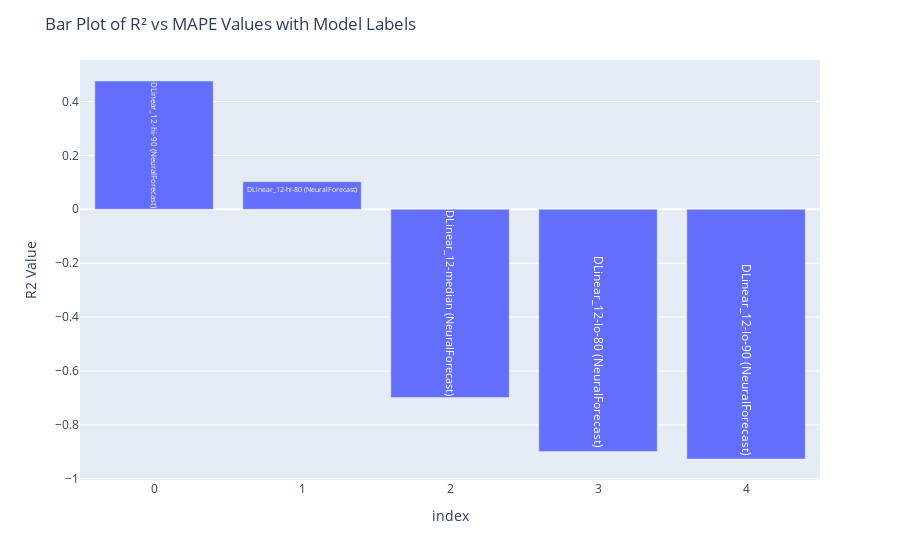

The cell this chart's notebook holds for it:
### Code cell
# Assuming df_results contains columns 'R2', 'MAPE', and 'Model'
fig = px.bar(df_results, y='R2 Score', text='Model')

fig.update_layout(
    title='Bar Plot of R² vs MAPE Values with Model Labels',
    xaxis_title='index',
    yaxis_title='R2 Value'
)

fig.show()

### Figure 1 — Plotly figure (JSON) as saved in the notebook; plotly's stock layout.template omitted (floating-point values rounded to 4 significant figures)
{"data": [{"alignmentgroup": "True", "hovertemplate": "_index=%{x}<br>R2 Score=%{y}<br>Model=%{text}<extra></extra>", "legendgroup": "", "marker": {"color": "#636efa", "pattern": {"shape": ""}}, "name": "", "offsetgroup": "", "orientation": "v", "showlegend": false, "text": ["DLinear_12-hi-90 (NeuralForecast)", "DLinear_12-hi-80 (NeuralForecast)", "DLinear_12-median (NeuralForecast)", "DLinear_12-lo-80 (NeuralForecast)", "DLinear_12-lo-90 (NeuralForecast)"], "textposition": "auto", "type": "bar", "x": [0, 1, 2, 3, 4], "xaxis": "x", "y": [0.476, 0.1024, -0.6987, -0.8983, -0.9265], "yaxis": "y"}], "layout": {"barmode": "relative", "legend": {"tracegroupgap": 0}, "margin": {"t": 60}, "title": {"text": "Bar Plot of R² vs MAPE Values with Model Labels"}, "xaxis": {"anchor": "y", "domain": [0, 1], "title": {"text": "index"}}, "yaxis": {"anchor": "x", "domain": [0, 1], "title": {"text": "R2 Value"}}}}
